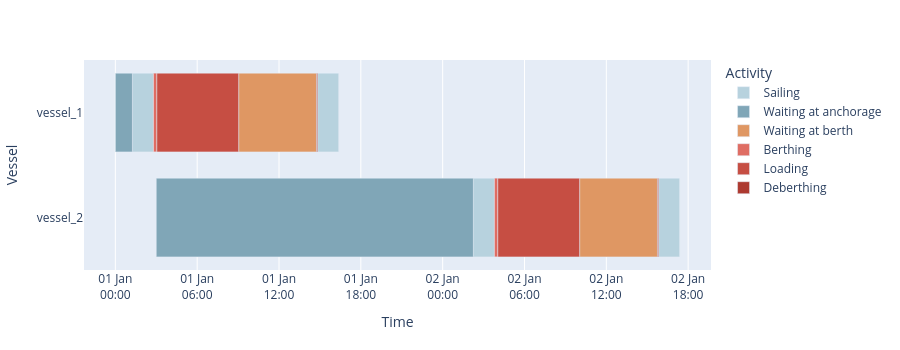

The notebook cell this image was saved under:
### Code cell
fig = quay.plot_vessel_arrival_timeline()
fig

### Figure 1 — Plotly figure (JSON) as saved in the notebook; plotly's stock layout.template omitted (floating-point values rounded to 4 significant figures)
{"data": [{"base": ["2024-01-01T01:15:00.000000", "2024-01-01T14:50:00.000000", "2024-01-02T02:14:59.999999", "2024-01-02T15:50:00.000000"], "customdata": [[1.543], [1.543], [1.543], [1.543]], "hovertemplate": "Activity=Sailing<br>Start=%{base|%Y-%m-%d %H:%M:%S}<br>Stop=%{x|%Y-%m-%d %H:%M:%S}<br>Vessel=%{y}<br>Duration (hours)=%{customdata[0]:.2f}<extra></extra>", "legendgroup": "Sailing", "marker": {"color": "#B7D2DE", "pattern": {"shape": ""}}, "name": "Sailing", "orientation": "h", "showlegend": true, "textposition": "auto", "type": "bar", "x": [5555555, 5555555, 5555555, 5555555], "xaxis": "x", "y": ["vessel_1", "vessel_1", "vessel_2", "vessel_2"], "yaxis": "y"}, {"base": ["2024-01-01T00:00:00.000000", "2024-01-01T03:00:00.000000"], "customdata": [[1.25], [23.25]], "hovertemplate": "Activity=Waiting at anchorage<br>Start=%{base|%Y-%m-%d %H:%M:%S}<br>Stop=%{x|%Y-%m-%d %H:%M:%S}<br>Vessel=%{y}<br>Duration (hours)=%{customdata[0]:.2f}<extra></extra>", "legendgroup": "Waiting at anchorage", "marker": {"color": "#80A6B7", "pattern": {"shape": ""}}, "name": "Waiting at anchorage", "orientation": "h", "showlegend": true, "textposition": "auto", "type": "bar", "x": [4500000, 83699999], "xaxis": "x", "y": ["vessel_1", "vessel_2"], "yaxis": "y"}, {"base": ["2024-01-01T09:02:35.555556", "2024-01-02T10:02:35.555554"], "customdata": [[5.707], [5.707]], "hovertemplate": "Activity=Waiting at berth<br>Start=%{base|%Y-%m-%d %H:%M:%S}<br>Stop=%{x|%Y-%m-%d %H:%M:%S}<br>Vessel=%{y}<br>Duration (hours)=%{customdata[0]:.2f}<extra></extra>", "legendgroup": "Waiting at berth", "marker": {"color": "#DF9763", "pattern": {"shape": ""}}, "name": "Waiting at berth", "orientation": "h", "showlegend": true, "textposition": "auto", "type": "bar", "x": [20544444, 20544444], "xaxis": "x", "y": ["vessel_1", "vessel_2"], "yaxis": "y"}, {"base": ["2024-01-01T02:47:35.555556", "2024-01-02T03:47:35.555554"], "customdata": [[0.25], [0.25]], "hovertemplate": "Activity=Berthing<br>Start=%{base|%Y-%m-%d %H:%M:%S}<br>Stop=%{x|%Y-%m-%d %H:%M:%S}<br>Vessel=%{y}<br>Duration (hours)=%{customdata[0]:.2f}<extra></extra>", "legendgroup": "Berthing", "marker": {"color": "#DF6D63", "pattern": {"shape": ""}}, "name": "Berthing", "orientation": "h", "showlegend": true, "textposition": "auto", "type": "bar", "x": [900000, 900000], "xaxis": "x", "y": ["vessel_1", "vessel_2"], "yaxis": "y"}, {"base": ["2024-01-01T03:02:35.555556", "2024-01-02T04:02:35.555554"], "customdata": [[6.0], [6.0]], "hovertemplate": "Activity=Loading<br>Start=%{base|%Y-%m-%d %H:%M:%S}<br>Stop=%{x|%Y-%m-%d %H:%M:%S}<br>Vessel=%{y}<br>Duration (hours)=%{customdata[0]:.2f}<extra></extra>", "legendgroup": "Loading", "marker": {"color": "#C64E43", "pattern": {"shape": ""}}, "name": "Loading", "orientation": "h", "showlegend": true, "textposition": "auto", "type": "bar", "x": [21600000, 21600000], "xaxis": "x", "y": ["vessel_1", "vessel_2"], "yaxis": "y"}, {"base": ["2024-01-01T14:45:00.000000", "2024-01-02T15:45:00.000000"], "customdata": [[0.08333], [0.08333]], "hovertemplate": "Activity=Deberthing<br>Start=%{base|%Y-%m-%d %H:%M:%S}<br>Stop=%{x|%Y-%m-%d %H:%M:%S}<br>Vessel=%{y}<br>Duration (hours)=%{customdata[0]:.2f}<extra></extra>", "legendgroup": "Deberthing", "marker": {"color": "#AD3A30", "pattern": {"shape": ""}}, "name": "Deberthing", "orientation": "h", "showlegend": true, "textposition": "auto", "type": "bar", "x": [300000, 300000], "xaxis": "x", "y": ["vessel_1", "vessel_2"], "yaxis": "y"}], "layout": {"bargap": 0.25, "barmode": "overlay", "height": 350, "hovermode": "closest", "legend": {"title": {"text": "Activity"}, "tracegroupgap": 0}, "margin": {"t": 60}, "xaxis": {"anchor": "y", "domain": [0, 1], "rangeslider": {"visible": false}, "tickformat": "%d %b\n%H:%M", "title": {"text": "Time"}, "type": "date"}, "yaxis": {"anchor": "x", "autorange": "reversed", "domain": [0, 1], "title": {"text": "Vessel"}}}}
